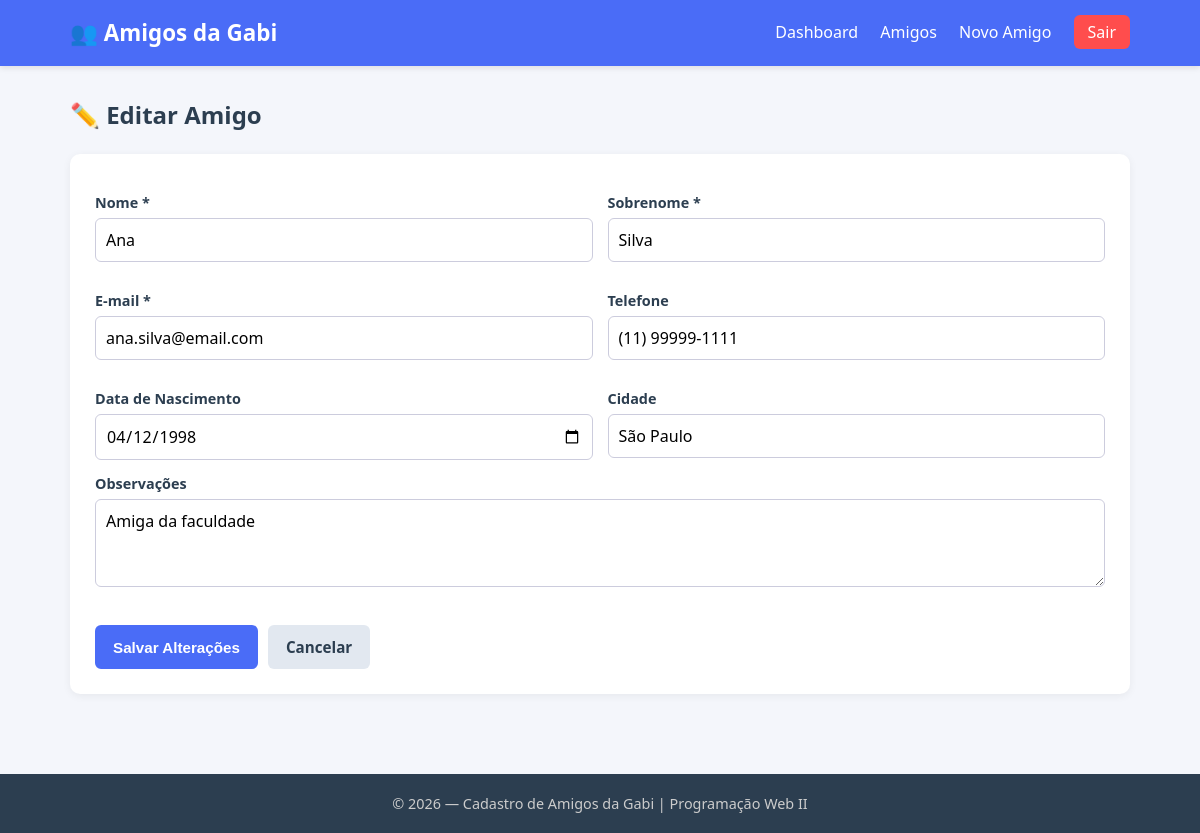
The app's page /amigos/editar.php?id=1 (signed in) with its own data.
### tables this page shows
CREATE TABLE IF NOT EXISTS amigos (
  id INT AUTO_INCREMENT PRIMARY KEY,
  nome VARCHAR(100) NOT NULL,
  sobrenome VARCHAR(100) NOT NULL,
  email VARCHAR(150) NOT NULL,
  telefone VARCHAR(20),
  data_nascimento DATE,
  cidade VARCHAR(100),
  observacoes TEXT,
  data_cadastro TIMESTAMP DEFAULT CURRENT_TIMESTAMP
);

### amigos/editar.php (the view, shortened to what this page needs)
<?php
require_once '../config/conexao.php';
$id = (int) ($_GET['id'] ?? 0);
$stmt = $pdo->prepare('SELECT * FROM amigos WHERE id = :id LIMIT 1');
$stmt->execute([':id' => $id]);
$amigo = $stmt->fetch();
require_once '../includes/header.php';
?>
<h2 class="titulo-pagina">✏️ Editar Amigo</h2>
<form method="POST" action="editar.php?id=<?= $id ?>" class="formulario" id="form-amigo" novalidate>
    <div class="grid-2">
        <div>
            <label for="nome">Nome *</label>
            <input type="text" name="nome" id="nome" required value="<?= htmlspecialchars($_POST['nome'] ?? $amigo['nome']) ?>">
        </div>
        <div>
            <label for="sobrenome">Sobrenome *</label>
            <input type="text" name="sobrenome" id="sobrenome" required value="<?= htmlspecialchars($_POST['sobrenome'] ?? $amigo['sobrenome']) ?>">
        </div>
        <div>
            <label for="email">E-mail *</label>
            <input type="email" name="email" id="email" required value="<?= htmlspecialchars($_POST['email'] ?? $amigo['email']) ?>">
        </div>
        <div>
            <label for="telefone">Telefone</label>
            <input type="text" name="telefone" id="telefone" value="<?= htmlspecialchars($_POST['telefone'] ?? $amigo['telefone']) ?>">
        </div>
        <div>
            <label for="data_nascimento">Data de Nascimento</label>
            <input type="date" name="data_nascimento" id="data_nascimento" value="<?= htmlspecialchars($_POST['data_nascimento'] ?? $amigo['data_nascimento']) ?>">
        </div>
        <div>
            <label for="cidade">Cidade</label>
            <input type="text" name="cidade" id="cidade" value="<?= htmlspecialchars($_POST['cidade'] ?? $amigo['cidade']) ?>">
        </div>
    </div>
    <label for="observacoes">Observações</label>
    <textarea name="observacoes" id="observacoes" rows="3"><?= htmlspecialchars($_POST['observacoes'] ?? $amigo['observacoes']) ?></textarea>
    <div class="acoes">
        <button type="submit" class="btn btn-primario">Salvar Alterações</button>
        <a href="listar.php" class="btn btn-secundario">Cancelar</a>
    </div>
</form>
<?php require_once '../includes/footer.php'; ?>

### css/style.css (style rules this page uses)
* { box-sizing: border-box; margin: 0; padding: 0; }
body { font-family: 'Segoe UI', Tahoma, Arial, sans-serif; background: #f4f6fb; color: #2c3e50; line-height: 1.6; }
.titulo-pagina { margin-bottom: 20px; color: #2c3e50; }
.btn { display: inline-block; padding: 10px 18px; border: none; border-radius: 6px; font-size: .95rem; font-weight: 600; cursor: pointer; text-decoration: none; transition: background .2s, transform .1s; margin-top: 10px; }
.btn-primario { background: #4a6cf7; color: #fff; }
.btn-secundario { background: #e2e8f0; color: #2c3e50; }
.formulario { background: #fff; padding: 25px; border-radius: 10px; box-shadow: 0 2px 8px rgba(0,0,0,.06); }
.formulario label { display: block; margin-top: 12px; font-weight: 600; font-size: .9rem; }
.formulario input, .formulario textarea { width: 100%; padding: 10px; margin-top: 4px; border: 1px solid #ccd; border-radius: 6px; font-size: 1rem; font-family: inherit; }
.grid-2 { display: grid; grid-template-columns: 1fr 1fr; gap: 15px; }
.acoes { margin-top: 20px; display: flex; gap: 10px; flex-wrap: wrap; }

### records on screen
amigos: nome "Ana", sobrenome "Silva", email "ana.silva@email.com", telefone "(11) 99999-1111", data_nascimento "04/12/1998", cidade "São Paulo", observacoes "Amiga da faculdade"
